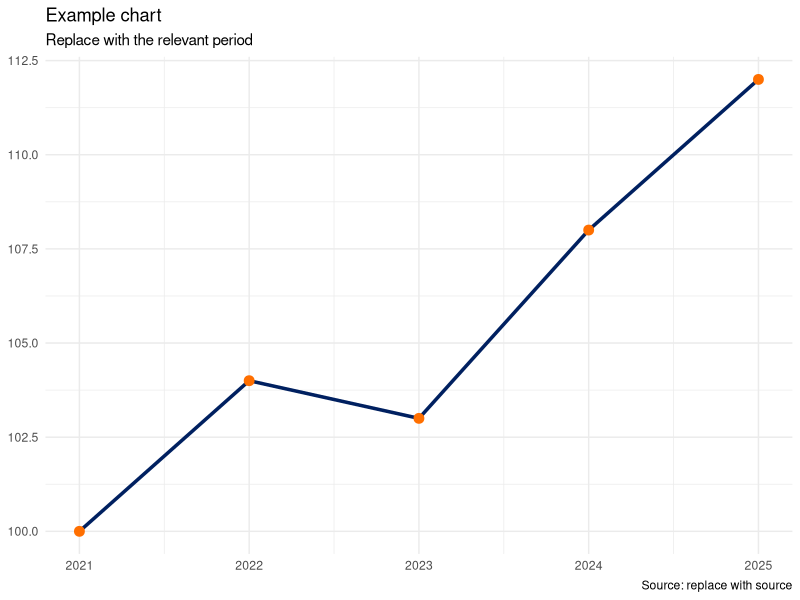

The R source for this figure:
## ---- chunk 1
#| label: setup-and-data
#| echo: true
#| warning: false
#| message: false

library(tidyverse)

# Load data with a path relative to this .qmd file.
# data <- readr::read_csv("data/example.csv")
## ---- chunk 2
#| label: example-chart
#| echo: false
#| fig-cap: "Replace with an informative caption."
#| fig-alt: "Replace with an accessible description of the chart."

example_data <- tibble(
  year = 2021:2025,
  value = c(100, 104, 103, 108, 112)
)

ggplot(example_data, aes(year, value)) +
  geom_line(colour = "#002060", linewidth = 1.2) +
  geom_point(colour = "#ff6f00", size = 3) +
  labs(
    title = "Example chart",
    subtitle = "Replace with the relevant period",
    x = NULL,
    y = NULL,
    caption = "Source: replace with source"
  ) +
  theme_minimal()
